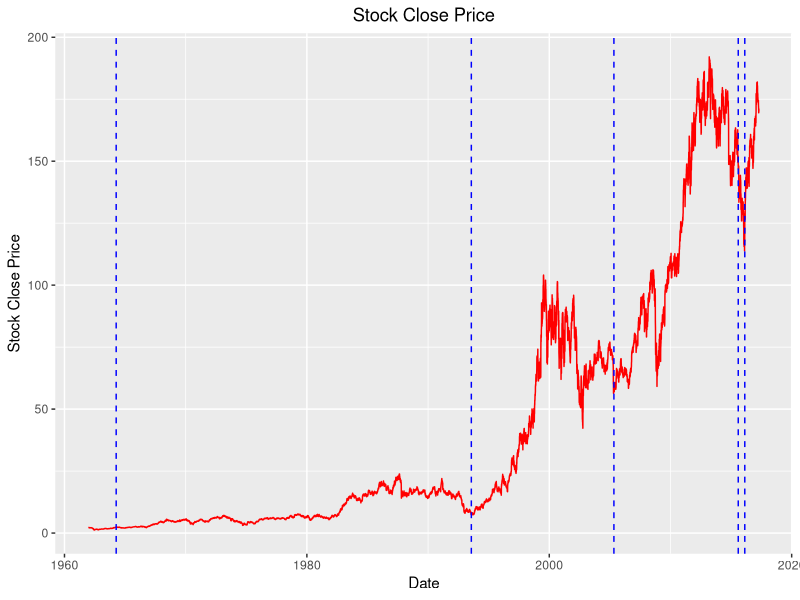
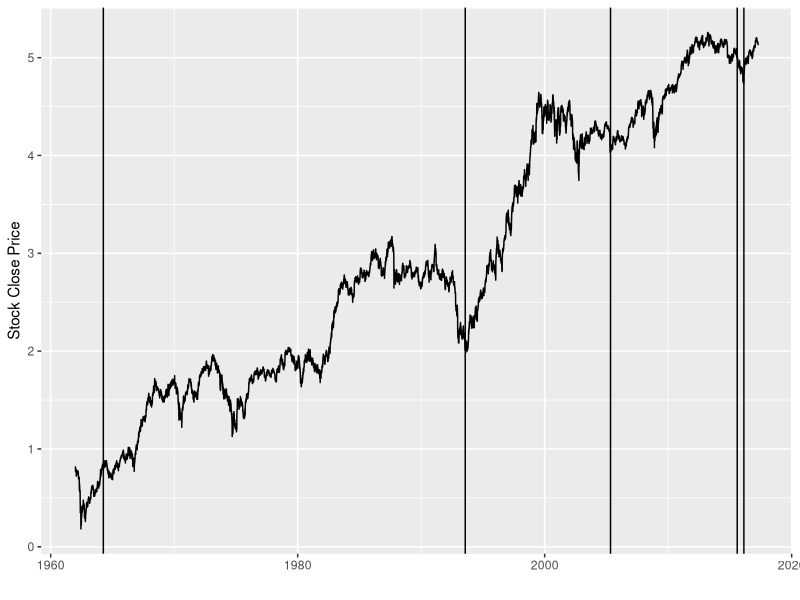
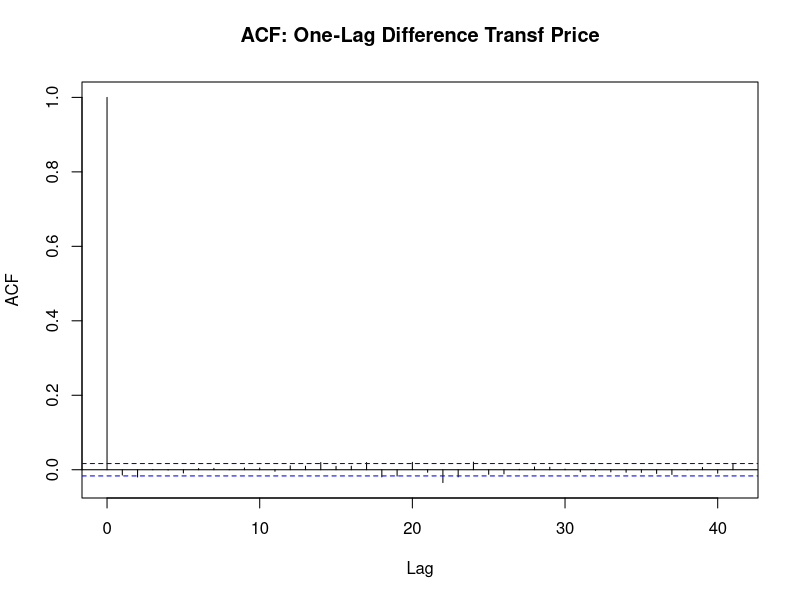
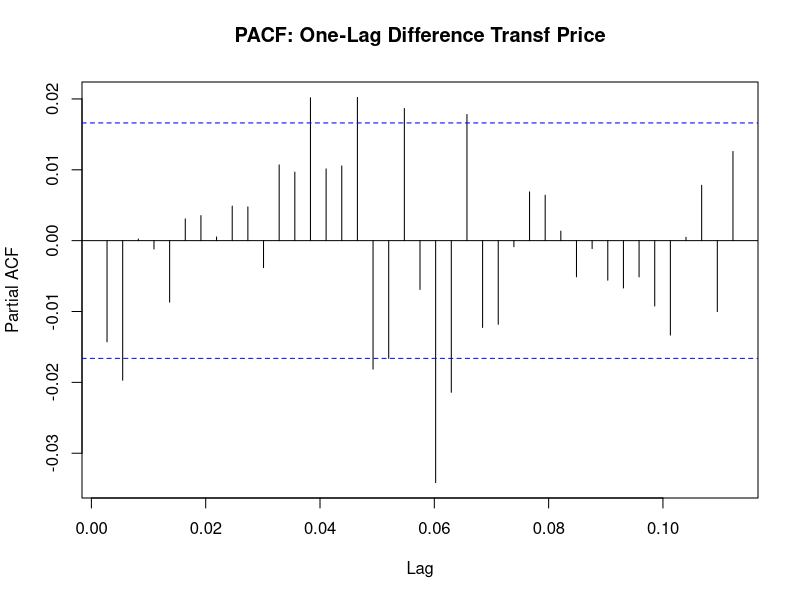
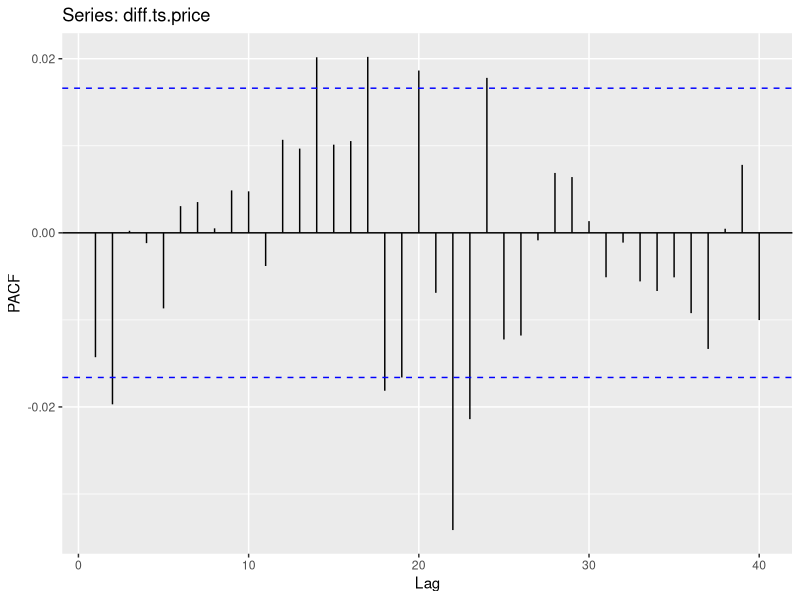
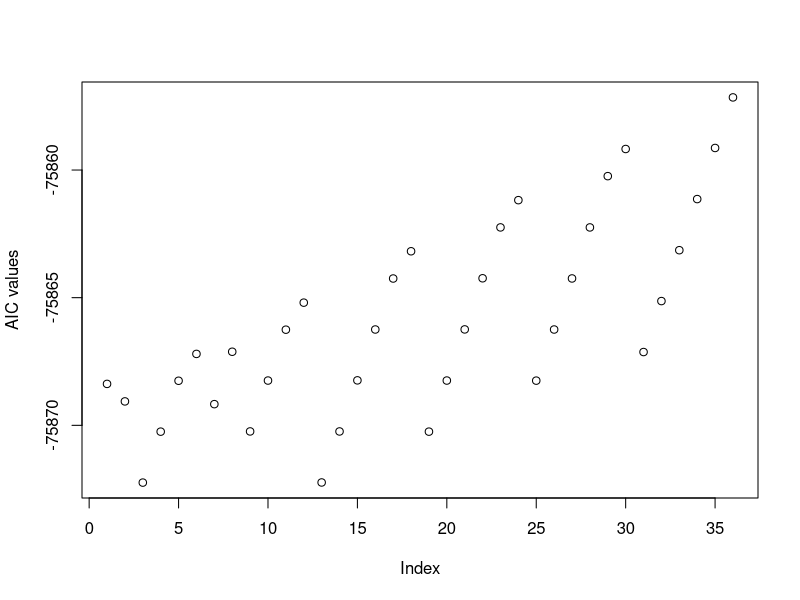
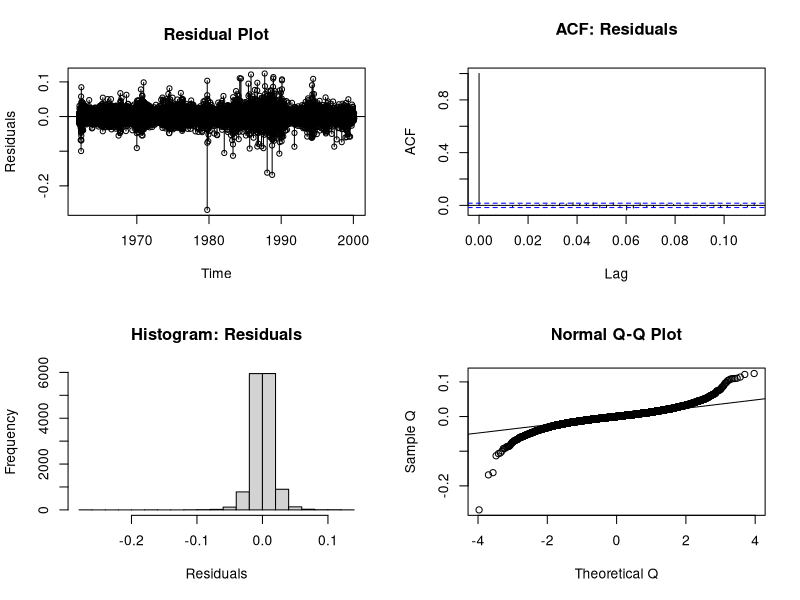
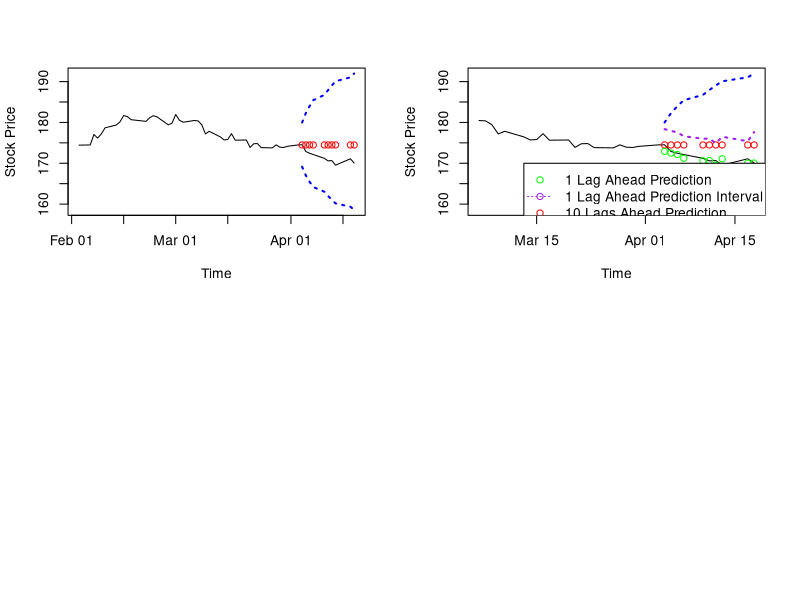

The R source for these figures, in order:
## ---- chunk 1
knitr::opts_chunk$set(echo = TRUE)
## ---- chunk 2
library(tidyverse)
library(ggplot2)
library(forecast)
## ---- chunk 3
stock.data <- read.table("IBMdaily.txt",header = T)
stock.data$Date <- as.Date(as.character(stock.data$Date), format="%m/%d/%Y")
attach(stock.data)
## ---- chunk 4
head(stock.data)
## ---- chunk 5
evt.ficom <- which(Date=="1964-04-07")
evt.loss <- which(Date=="1993-07-27")
evt.lenovo <- which(Date=="2005-05-02")
evt.healthm <- which(Date=="2015-08-05")
evt.truven <- which(Date=="2016-02-18")
evt.alldates <- c(evt.ficom, evt.loss, evt.lenovo, evt.healthm, evt.truven)
## ---- chunk 6
ggplot(stock.data, aes(x = Date, y = AdjClose)) + 
  geom_line(color = "red") + xlab("Date") + 
  ylab("Stock Close Price") + 
  ggtitle("Stock Close Price") +
  theme(plot.title = element_text(hjust = 0.5)) +
  geom_vline(xintercept = as.numeric(Date[evt.alldates]), color = c("blue"), 
             linetype = "dashed")
## ---- chunk 7
AdjClose.tr = log(AdjClose)
ggplot(stock.data, aes(Date, AdjClose.tr)) + geom_line() + xlab("") + ylab("Stock Close Price")+
geom_vline(xintercept = as.numeric(Date[evt.alldates]))
## ---- chunk 8
ts.price = ts(rev(AdjClose.tr),start=c(1962,1,2),frequency=365.25)
## ---- chunk 9
diff.ts.price = diff(ts.price)
acf(as.vector(diff.ts.price), main="ACF: One-Lag Difference Transf Price")
pacf(diff.ts.price, main="PACF: One-Lag Difference Transf Price")
## ---- chunk 10
ggPacf(diff.ts.price, lag.max = 40, plot = TRUE, na.action = na.contiguous)
## ---- chunk 11
n = length(ts.price)
norder = 6
p = c(1:norder)-1; q = c(1:norder)-1
aic = matrix(0,norder,norder)
for(i in 1:norder){
   for(j in 1:norder){
    modij = arima(ts.price,order = c(p[i],1,q[j]), method='ML')
    aic[i,j] = modij$aic-2*(p[i]+q[j]+1)+2*(p[i]+q[j]+1)*n/(n-p[i]-q[j]-2)
   }  
}
## ---- chunk 12
aicv = as.vector(aic)  
plot(aicv,ylab="AIC values")
indexp = rep(c(1:norder),norder)
indexq = rep(c(1:norder),each=norder)
indexaic = which(aicv == min(aicv))
porder = indexp[indexaic]-1
qorder = indexq[indexaic]-1
## ---- chunk 13
final_model = arima(ts.price, order = c(porder,1,qorder), method = "ML")
## ---- chunk 14
par(mfrow=c(2,2))
plot(resid(final_model), ylab='Residuals',type='o',main="Residual Plot")
abline(h=0)
acf(resid(final_model),main="ACF: Residuals")
hist(resid(final_model),xlab='Residuals',main='Histogram: Residuals')
qqnorm(resid(final_model),ylab="Sample Q",xlab="Theoretical Q")
qqline(resid(final_model))

Box.test(final_model$resid, lag = (porder+qorder+1), type = "Box-Pierce", fitdf = (porder+qorder))
Box.test(final_model$resid, lag = (porder+qorder+1), type = "Ljung-Box", fitdf = (porder+qorder))
## ---- chunk 15
n <- length(ts.price)
nfit <- n - 10
outprice <- arima(ts.price[1:nfit], order = c(porder,1,qorder),method = "ML")
outpred <- predict(outprice,n.ahead=10)
ubound <- outpred$pred + 1.96*outpred$se
lbound <- outpred$pred - 1.96*outpred$se
ymin <- min(exp(lbound))
ymax <- max(exp(ubound))
## ---- chunk 16
plot(rev(stock.data$Date)[(n-50):n],exp(ts.price[(n-50):n]),type="l", ylim=c(ymin,ymax), xlab="Time", ylab="Stock Price")
points(rev(stock.data$Date)[(nfit+1):n],exp(outpred$pred),col="red")
lines(rev(stock.data$Date)[(nfit+1):n],exp(ubound),lty=3,lwd= 2, col="blue")
lines(rev(stock.data$Date)[(nfit+1):n],exp(lbound),lty=3,lwd= 2, col="blue")
## ---- chunk 17
obsprice = exp(ts.price[(nfit+1):n]) 
predprice = exp(outpred$pred)
## ---- chunk 18
mean((predprice-obsprice)^2)
## ---- chunk 19
mean(abs(predprice-obsprice))
## ---- chunk 20
mean(abs(predprice-obsprice)/obsprice)
## ---- chunk 21
sum((predprice-obsprice)^2)/sum((obsprice-mean(obsprice))^2)
## ---- chunk 22
sum(obsprice<exp(lbound))+sum(obsprice>exp(ubound))
## ---- chunk 23
outpred.10 = NULL
ubound.10 = NULL
lbound.10 = NULL
n = length(ts.price)
for(i in 1:10){
   nfit = n-(10-i-1)
   outprice = arima(ts.price[1:nfit], order = c(porder,1,qorder),method = "ML")
   pred.1 = predict(outprice,n.ahead=1)
   outpred.10 = c(outpred.10,pred.1$pred)
   ubound.10 = c(ubound.10, pred.1$pred+1.96*pred.1$se)
   lbound.10 = c(lbound.10, pred.1$pred-1.96*pred.1$se)
  }
## ---- chunk 24
predprice.10 = exp(outpred.10)
## ---- chunk 25
mean((predprice.10-obsprice)^2)
## ---- chunk 26
mean(abs(predprice.10-obsprice))
## ---- chunk 27
mean(abs(predprice.10-obsprice)/obsprice)
## ---- chunk 28
sum((predprice.10-obsprice)^2)/sum((obsprice-mean(obsprice))^2)
## ---- chunk 29
sum(obsprice<exp(lbound.10))+sum(obsprice>exp(ubound.10))
## ---- chunk 30
nfit = n-10
ymin = min(exp(c(lbound,lbound.10)))
ymax = max(exp(c(ubound,ubound.10)))
plot(rev(stock.data$Date)[(n-30):n],exp(ts.price[(n-30):n]),type="l", ylim=c(ymin,ymax), xlab="Time", ylab="Stock Price")
points(rev(stock.data$Date)[(nfit+1):n],exp(outpred$pred),col="red")
lines(rev(stock.data$Date)[(nfit+1):n],exp(ubound),lty=3,lwd= 2, col="blue")
lines(rev(stock.data$Date)[(nfit+1):n],exp(lbound),lty=3,lwd= 2, col="blue")
points(rev(stock.data$Date)[(nfit+1):n],exp(outpred.10),col="green")
lines(rev(stock.data$Date)[(nfit+1):n],exp(ubound.10),lty=3,lwd= 2, col="purple")
lines(rev(stock.data$Date)[(nfit+1):n],exp(lbound.10),lty=3,lwd= 2, col="purple")
legend(rev(stock.data$Date)[n-25],170,legend=c("1 Lag Ahead Prediction", "1 Lag Ahead Prediction Interval",
"10 Lags Ahead Prediction","10 Lags Ahead Prediction Interval" ),col=c("green","purple","red","blue"),pch=1,lty = c(0,3,0,3))

